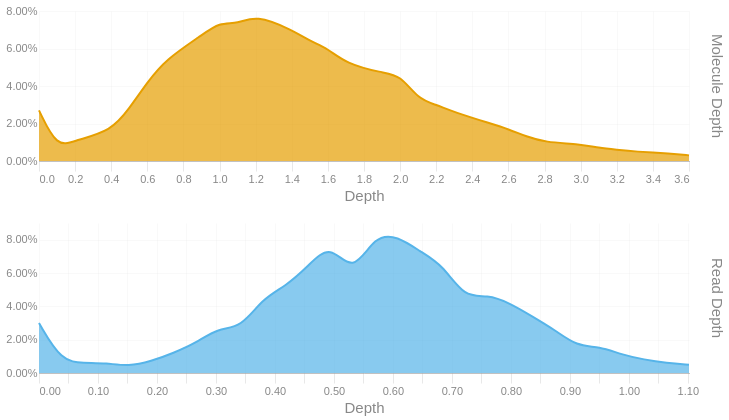

The code cell stored with this chart in its notebook:
### Code cell
readdep = depth_hist(tb['Read Depth'], q99, 3)
readdep = readdep.with_columns(pl.lit('Read Depth').alias('Metric'))
if not SKIPLR:
    moldep = depth_hist(tb['Molecule Depth'], mol_q99, 1)
    moldep = moldep.with_columns(pl.lit('Molecule Depth').alias('Metric'))
    _hist = pl.concat([readdep, moldep])
    _hist = _hist.filter(pl.col('Proportion') != 0)
    with SafeRender(_hist):
        (
            alt.Chart(_hist)        
            .mark_area(interpolate = "basis")
            .encode(
                x=alt.X('Bin:Q').scale(domainMin=0).axis(alt.Axis(title='Depth')),
                y = alt.Y('Proportion:Q', title = None).axis(format = '.2%'),
                color = alt.Color('Metric:N').legend(None),
                row = alt.Row("Metric:N").header(title = None, labelOrient = 'right'),
                tooltip = [
                    alt.Tooltip("Metric:N", title = "Metric"),
                    alt.Tooltip('Interval:N', title = "Depth Interval"),
                    alt.Tooltip('Proportion:Q', title = "% Alignments").format('.2%')
                ]
            )
            .resolve_scale(x='independent', y='independent')
            .properties(
                height = 150, width = 650,
                usermeta={'embedOptions': {'downloadFileName': f'{samplename}.depth.hist'}}
            )
        ).display()
else:
    readdep = readdep.filter(pl.col('Proportion') != 0)
    with SafeRender(readdep):
        (
            alt.Chart(readdep)        
            .mark_area(interpolate = "basis")
            .encode(
                x=alt.X('Bin:Q').scale(domainMin=0).axis(alt.Axis(title='Depth')),
                y = alt.Y('Proportion:Q', title = None).axis(format = '.2%'),
                tooltip = [
                    alt.Tooltip('Interval:N', title = "Depth Interval"),
                    alt.Tooltip('Proportion:Q', title = "% Alignments").format('.2%')
                ]
            )
            .properties(
                usermeta={'embedOptions': {'downloadFileName': f'{samplename}.depth.hist'}}
            )
        ).display()

### Figure 1 — Vega-Lite specification as saved in the notebook (floating-point values rounded to 4 significant figures)
{"width": 650, "height": 150, "config": {"title": {"anchor": "start", "dy": -15, "fontSize": 18, "color": "#888888", "subtitleColor": "#888888", "subtitleFontSize": 14}, "arc": {"fill": "#0072B2"}, "axis": {"domainColor": "#888888", "domainWidth": 0.5, "gridWidth": 0.2, "grid": false, "titleFontWeight": 400, "titleFontSize": 15, "labelFontSize": 11, "labelColor": "#888888", "tickColor": "#888888", "tickWidth": 0.2, "titleColor": "#888888"}, "axisBand": {"grid": false}, "axisX": {"grid": true, "tickSize": 10, "domainCap": "round"}, "axisY": {"domain": false, "grid": true, "tickSize": 0, "domainCap": "round"}, "background": "transparent", "header": {"labelFontSize": 15, "labelColor": "#888888", "titleFontSize": 15, "titleFontWeight": 600, "titleColor": "#888888"}, "legend": {"labelFont": "sans-serif", "labelFontSize": 12, "labelColor": "#888888", "symbolSize": 100, "symbolType": "circle", "titleFontSize": 12, "titlePadding": 10, "titleColor": "#888888", "title": null}, "range": {"category": ["#E69F00", "#56B4E9", "#009E73", "#F0E442", "#0072B2", "#D55E00", "#CC79A7", "#000000"], "diverging": ["#cfe8f3", "#a2d4ec", "#73bfe2", "#46abdb", "#1696d2", "#12719e"]}, "area": {"fill": "#0072B2", "fillOpacity": 0.7, "line": true, "strokeOpacity": 0.7}, "line": {"color": "#0072B2", "stroke": "#0072B2", "strokeWidth": 2}, "trail": {"color": "#0072B2", "stroke": "#0072B2", "strokeWidth": 0, "size": 1}, "point": {"filled": true, "fillOpacity": 1.0, "size": 95}, "text": {"color": "#888888", "fontSize": 11, "align": "right", "fontWeight": 400, "size": 11}, "bar": {"fill": "#0072B2", "stroke": null}, "view": {"stroke": null, "continuousWidth": 660, "continuousHeight": 400}}, "data": {"name": "data-a659dad6b9a289c4db912e59d8070de6"}, "mark": {"type": "area", "interpolate": "basis"}, "encoding": {"color": {"field": "Metric", "legend": null, "type": "nominal"}, "row": {"field": "Metric", "header": {"title": null, "labelOrient": "right"}, "type": "nominal"}, "tooltip": [{"field": "Metric", "title": "Metric", "type": "nominal"}, {"field": "Interval", "title": "Depth Interval", "type": "nominal"}, {"field": "Proportion", "format": ".2%", "title": "% Alignments", "type": "quantitative"}], "x": {"axis": {"title": "Depth"}, "field": "Bin", "scale": {"domainMin": 0}, "type": "quantitative"}, "y": {"axis": {"format": ".2%"}, "field": "Proportion", "title": null, "type": "quantitative"}}, "resolve": {"scale": {"x": "independent", "y": "independent"}}, "usermeta": {"embedOptions": {"downloadFileName": "S1_Musquodoboit_012.depth.hist"}}, "$schema": "https://vega.github.io/schema/vega-lite/v6.1.0.json", "datasets": {"data-a659dad6b9a289c4db912e59d8070de6": [{"Bin": 0.0, "Interval": "0.0-0.038", "Proportion": 0.03, "Metric": "Read Depth"}, {"Bin": 0.038, "Interval": "0.038-0.076", "Proportion": 0.007, "Metric": "Read Depth"}, {"Bin": 0.076, "Interval": "0.076-0.114", "Proportion": 0.006, "Metric": "Read Depth"}, {"Bin": 0.114, "Interval": "0.114-0.152", "Proportion": 0.006, "Metric": "Read Depth"}, {"Bin": 0.152, "Interval": "0.152-0.19", "Proportion": 0.004, "Metric": "Read Depth"}, {"Bin": 0.19, "Interval": "0.19-0.228", "Proportion": 0.007, "Metric": "Read Depth"}, {"Bin": 0.228, "Interval": "0.228-0.266", "Proportion": 0.012, "Metric": "Read Depth"}, {"Bin": 0.266, "Interval": "0.266-0.304", "Proportion": 0.018, "Metric": "Read Depth"}, {"Bin": 0.304, "Interval": "0.304-0.342", "Proportion": 0.027, "Metric": "Read Depth"}, {"Bin": 0.342, "Interval": "0.342-0.38", "Proportion": 0.027, "Metric": "Read Depth"}, {"Bin": 0.38, "Interval": "0.38-0.418", "Proportion": 0.045, "Metric": "Read Depth"}, {"Bin": 0.418, "Interval": "0.418-0.456", "Proportion": 0.052, "Metric": "Read Depth"}, {"Bin": 0.456, "Interval": "0.456-0.494", "Proportion": 0.064, "Metric": "Read Depth"}, {"Bin": 0.494, "Interval": "0.494-0.532", "Proportion": 0.078, "Metric": "Read Depth"}, {"Bin": 0.532, "Interval": "0.532-0.57", "Proportion": 0.059, "Metric": "Read Depth"}, {"Bin": 0.57, "Interval": "0.57-0.608", "Proportion": 0.083, "Metric": "Read Depth"}, {"Bin": 0.608, "Interval": "0.608-0.646", "Proportion": 0.082, "Metric": "Read Depth"}, {"Bin": 0.646, "Interval": "0.646-0.684", "Proportion": 0.073, "Metric": "Read Depth"}, {"Bin": 0.684, "Interval": "0.684-0.722", "Proportion": 0.065, "Metric": "Read Depth"}, {"Bin": 0.722, "Interval": "0.722-0.76", "Proportion": 0.045, "Metric": "Read Depth"}, {"Bin": 0.76, "Interval": "0.76-0.798", "Proportion": 0.047, "Metric": "Read Depth"}, {"Bin": 0.798, "Interval": "0.798-0.836", "Proportion": 0.042, "Metric": "Read Depth"}, {"Bin": 0.836, "Interval": "0.836-0.874", "Proportion": 0.034, "Metric": "Read Depth"}, {"Bin": 0.874, "Interval": "0.874-0.912", "Proportion": 0.026, "Metric": "Read Depth"}, {"Bin": 0.912, "Interval": "0.912-0.95", "Proportion": 0.016, "Metric": "Read Depth"}, {"Bin": 0.95, "Interval": "0.95-0.988", "Proportion": 0.016, "Metric": "Read Depth"}, {"Bin": 0.988, "Interval": "0.988-1.026", "Proportion": 0.011, "Metric": "Read Depth"}, {"Bin": 1.026, "Interval": "1.026-1.064", "Proportion": 0.008, "Metric": "Read Depth"}, {"Bin": 1.064, "Interval": "1.064-1.102", "Proportion": 0.006, "Metric": "Read Depth"}, {"Bin": 1.102, "Interval": "1.102-1.14", "Proportion": 0.005, "Metric": "Read Depth"}, {"Bin": 0.0, "Interval": "0.0-0.1", "Proportion": 0.027, "Metric": "Molecule Depth"}, {"Bin": 0.1, "Interval": "0.1-0.2", "Proportion": 0.007, "Metric": "Molecule Depth"}, {"Bin": 0.2, "Interval": "0.2-0.4", "Proportion": 0.011, "Metric": "Molecule Depth"}, {"Bin": 0.4, "Interval": "0.4-0.5", "Proportion": 0.016, "Metric": "Molecule Depth"}, {"Bin": 0.5, "Interval": "0.5-0.6", "Proportion": 0.028, "Metric": "Molecule Depth"}, {"Bin": 0.6, "Interval": "0.6-0.7", "Proportion": 0.042, "Metric": "Molecule Depth"}, {"Bin": 0.7, "Interval": "0.7-0.9", "Proportion": 0.054, "Metric": "Molecule Depth"}, {"Bin": 0.9, "Interval": "0.9-1.0", "Proportion": 0.067, "Metric": "Molecule Depth"}, {"Bin": 1.0, "Interval": "1.0-1.1", "Proportion": 0.074, "Metric": "Molecule Depth"}, {"Bin": 1.1, "Interval": "1.1-1.2", "Proportion": 0.073, "Metric": "Molecule Depth"}, {"Bin": 1.2, "Interval": "1.2-1.4", "Proportion": 0.078, "Metric": "Molecule Depth"}, {"Bin": 1.4, "Interval": "1.4-1.5", "Proportion": 0.07, "Metric": "Molecule Depth"}, {"Bin": 1.5, "Interval": "1.5-1.6", "Proportion": 0.064, "Metric": "Molecule Depth"}, {"Bin": 1.6, "Interval": "1.6-1.7", "Proportion": 0.06, "Metric": "Molecule Depth"}, {"Bin": 1.7, "Interval": "1.7-1.9", "Proportion": 0.052, "Metric": "Molecule Depth"}, {"Bin": 1.9, "Interval": "1.9-2.0", "Proportion": 0.047, "Metric": "Molecule Depth"}, {"Bin": 2.0, "Interval": "2.0-2.1", "Proportion": 0.046, "Metric": "Molecule Depth"}, {"Bin": 2.1, "Interval": "2.1-2.2", "Proportion": 0.033, "Metric": "Molecule Depth"}, {"Bin": 2.2, "Interval": "2.2-2.3", "Proportion": 0.03, "Metric": "Molecule Depth"}, {"Bin": 2.3, "Interval": "2.3-2.5", "Proportion": 0.026, "Metric": "Molecule Depth"}, {"Bin": 2.5, "Interval": "2.5-2.6", "Proportion": 0.02, "Metric": "Molecule Depth"}, {"Bin": 2.6, "Interval": "2.6-2.7", "Proportion": 0.017, "Metric": "Molecule Depth"}, {"Bin": 2.7, "Interval": "2.7-2.8", "Proportion": 0.013, "Metric": "Molecule Depth"}, {"Bin": 2.8, "Interval": "2.8-3.0", "Proportion": 0.01, "Metric": "Molecule Depth"}, {"Bin": 3.0, "Interval": "3.0-3.1", "Proportion": 0.009, "Metric": "Molecule Depth"}, {"Bin": 3.1, "Interval": "3.1-3.2", "Proportion": 0.007, "Metric": "Molecule Depth"}, {"Bin": 3.2, "Interval": "3.2-3.3", "Proportion": 0.006, "Metric": "Molecule Depth"}, {"Bin": 3.3, "Interval": "3.3-3.5", "Proportion": 0.005, "Metric": "Molecule Depth"}, {"Bin": 3.5, "Interval": "3.5-3.6", "Proportion": 0.004, "Metric": "Molecule Depth"}, {"Bin": 3.6, "Interval": "3.6-3.71", "Proportion": 0.003, "Metric": "Molecule Depth"}]}}
